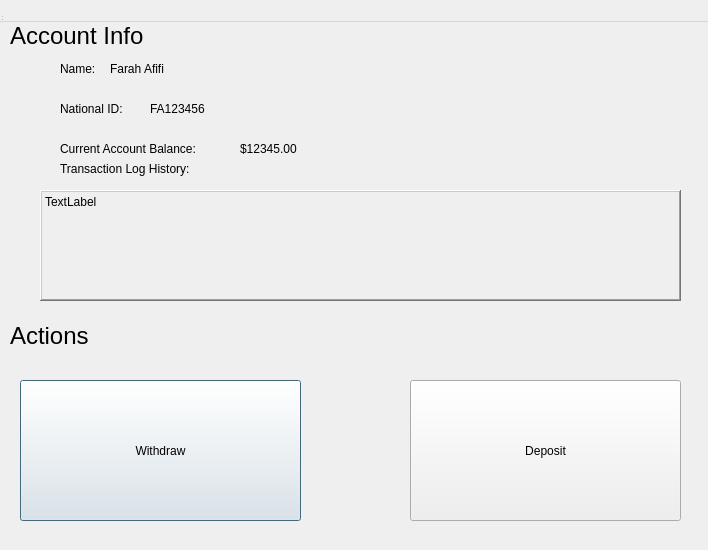
<?xml version="1.0" encoding="UTF-8"?>
<ui version="4.0">
 <class>MainMenu</class>
 <widget class="QDialog" name="MainMenu">
  <property name="geometry">
   <rect>
    <x>0</x>
    <y>0</y>
    <width>708</width>
    <height>550</height>
   </rect>
  </property>
  <property name="windowTitle">
   <string>MainWindow</string>
  </property>
  <widget class="QWidget" name="centralwidget" native="true">
   <property name="geometry">
    <rect>
     <x>0</x>
     <y>0</y>
     <width>691</width>
     <height>531</height>
    </rect>
   </property>
   <widget class="QLabel" name="label">
    <property name="geometry">
     <rect>
      <x>10</x>
      <y>10</y>
      <width>141</width>
      <height>51</height>
     </rect>
    </property>
    <property name="font">
     <font>
      <pointsize>18</pointsize>
     </font>
    </property>
    <property name="text">
     <string>Account Info</string>
    </property>
   </widget>
   <widget class="QLabel" name="label_2">
    <property name="geometry">
     <rect>
      <x>60</x>
      <y>60</y>
      <width>81</width>
      <height>17</height>
     </rect>
    </property>
    <property name="text">
     <string>Name:</string>
    </property>
   </widget>
   <widget class="QLabel" name="label_4">
    <property name="geometry">
     <rect>
      <x>60</x>
      <y>100</y>
      <width>81</width>
      <height>17</height>
     </rect>
    </property>
    <property name="text">
     <string>National ID:</string>
    </property>
   </widget>
   <widget class="QLabel" name="label_5">
    <property name="geometry">
     <rect>
      <x>60</x>
      <y>140</y>
      <width>181</width>
      <height>17</height>
     </rect>
    </property>
    <property name="text">
     <string>Current Account Balance:</string>
    </property>
   </widget>
   <widget class="QLabel" name="label_6">
    <property name="geometry">
     <rect>
      <x>60</x>
      <y>160</y>
      <width>191</width>
      <height>17</height>
     </rect>
    </property>
    <property name="text">
     <string>Transaction Log History:</string>
    </property>
   </widget>
   <widget class="QLabel" name="label_7">
    <property name="geometry">
     <rect>
      <x>10</x>
      <y>310</y>
      <width>141</width>
      <height>51</height>
     </rect>
    </property>
    <property name="font">
     <font>
      <pointsize>18</pointsize>
     </font>
    </property>
    <property name="text">
     <string>Actions</string>
    </property>
   </widget>
   <widget class="QPushButton" name="withdrawButton">
    <property name="geometry">
     <rect>
      <x>20</x>
      <y>380</y>
      <width>281</width>
      <height>141</height>
     </rect>
    </property>
    <property name="text">
     <string>Withdraw</string>
    </property>
   </widget>
   <widget class="QPushButton" name="despositButton">
    <property name="geometry">
     <rect>
      <x>410</x>
      <y>380</y>
      <width>271</width>
      <height>141</height>
     </rect>
    </property>
    <property name="text">
     <string>Deposit</string>
    </property>
   </widget>
   <widget class="QLabel" name="nameLabel">
    <property name="geometry">
     <rect>
      <x>110</x>
      <y>60</y>
      <width>411</width>
      <height>17</height>
     </rect>
    </property>
    <property name="text">
     <string>Farah Afifi</string>
    </property>
   </widget>
   <widget class="QLabel" name="nationalIDLabel">
    <property name="geometry">
     <rect>
      <x>150</x>
      <y>100</y>
      <width>411</width>
      <height>17</height>
     </rect>
    </property>
    <property name="text">
     <string>FA123456</string>
    </property>
   </widget>
   <widget class="QLabel" name="balanceLabel">
    <property name="geometry">
     <rect>
      <x>240</x>
      <y>140</y>
      <width>411</width>
      <height>17</height>
     </rect>
    </property>
    <property name="text">
     <string>$12345.00</string>
    </property>
   </widget>
   <widget class="QLabel" name="logMultiLineLabel">
    <property name="geometry">
     <rect>
      <x>40</x>
      <y>190</y>
      <width>641</width>
      <height>111</height>
     </rect>
    </property>
    <property name="frameShape">
     <enum>QFrame::WinPanel</enum>
    </property>
    <property name="frameShadow">
     <enum>QFrame::Raised</enum>
    </property>
    <property name="text">
     <string>TextLabel</string>
    </property>
    <property name="alignment">
     <set>Qt::AlignLeading|Qt::AlignLeft|Qt::AlignTop</set>
    </property>
    <property name="wordWrap">
     <bool>false</bool>
    </property>
   </widget>
  </widget>
  <widget class="QMenuBar" name="menubar">
   <property name="geometry">
    <rect>
     <x>0</x>
     <y>0</y>
     <width>715</width>
     <height>22</height>
    </rect>
   </property>
  </widget>
  <widget class="QStatusBar" name="statusbar">
   <property name="geometry">
    <rect>
     <x>0</x>
     <y>0</y>
     <width>3</width>
     <height>22</height>
    </rect>
   </property>
  </widget>
 </widget>
 <resources/>
 <connections/>
</ui>
